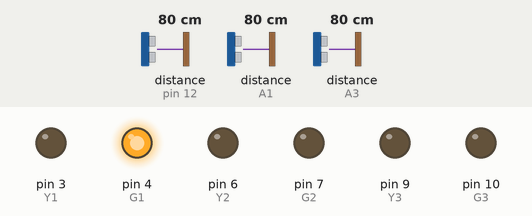
Recording of a sketch running on a simulated Arduino Uno, built with avr-gcc and run on an emulated ATmega328P. On the bench: output pins drawn as LEDs (lit = HIGH). Wiring (inferred from the names in the program): 3 × ultrasonic range finder: trigger pin 11, echo pin 12 / trigger A0, echo A1 / trigger A2, echo A3. Inputs (shaded band) come from the test bench; at power-on: distance to the obstacle (sensors on pin 12, A1, A3) 80 cm. The echo pulse lasts 58.3 µs per cm; pins used as bus, display or sensor lines are not drawn.

Above: at 0.1 s.
At 10.1 s:
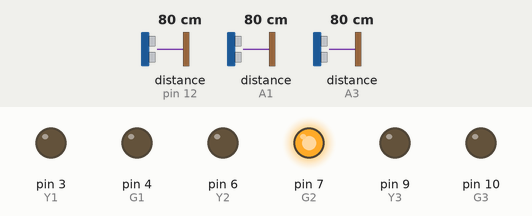
At 18.1 s:
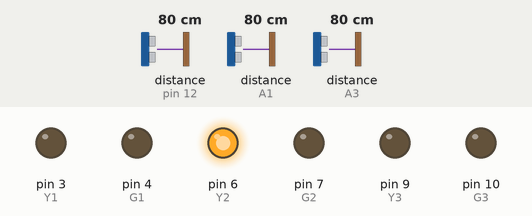
At 20.1 s:
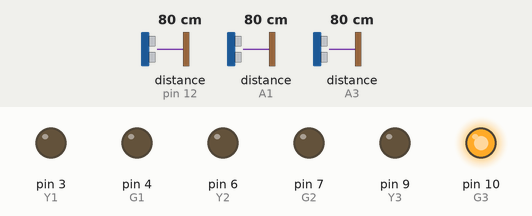
At 28.1 s:
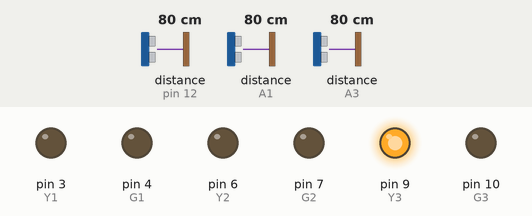
At 38.1 s:
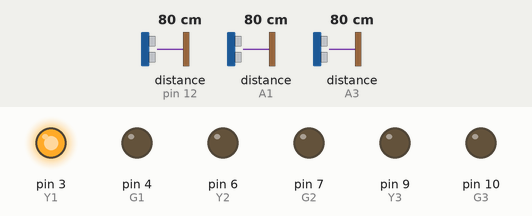
Timing chart, 0 to 39.6 s (numbered marks = the images above):
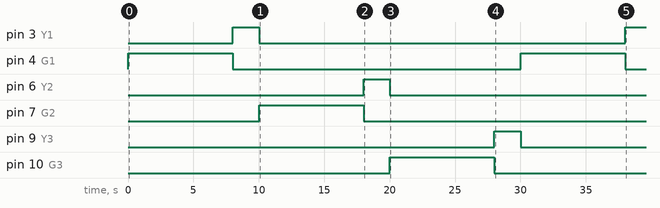

The sketch:

traffic_control_system.ino
```cpp
// Road LEDs
int R1 = 2;
int Y1 = 3;
int G1 = 4;

int R2 = 5;
int Y2 = 6;
int G2 = 7;

int R3 = 8;
int Y3 = 9;
int G3 = 10;

// Ultrasonic pins
int trig1 = 11;
int echo1 = 12;

int trig2 = A0;
int echo2 = A1;

int trig3 = A2;
int echo3 = A3;

long duration;
int distance;

int getDistance(int trig, int echo)
{
  digitalWrite(trig, LOW);
  delayMicroseconds(2);

  digitalWrite(trig, HIGH);
  delayMicroseconds(10);
  digitalWrite(trig, LOW);

  duration = pulseIn(echo, HIGH);

  distance = duration * 0.034 / 2;

  return distance;
}

void setup()
{
  pinMode(R1, OUTPUT);
  pinMode(Y1, OUTPUT);
  pinMode(G1, OUTPUT);

  pinMode(R2, OUTPUT);
  pinMode(Y2, OUTPUT);
  pinMode(G2, OUTPUT);

  pinMode(R3, OUTPUT);
  pinMode(Y3, OUTPUT);
  pinMode(G3, OUTPUT);

  pinMode(trig1, OUTPUT);
  pinMode(echo1, INPUT);

  pinMode(trig2, OUTPUT);
  pinMode(echo2, INPUT);

  pinMode(trig3, OUTPUT);
  pinMode(echo3, INPUT);

  Serial.begin(9600);
}

void loop()
{
  int d1 = getDistance(trig1, echo1);
  int d2 = getDistance(trig2, echo2);
  int d3 = getDistance(trig3, echo3);

  // SMART PRIORITY MODE
  if (d1 <= 20)
  {
    greenRoad1();
  }
  else if (d2 <= 20)
  {
    greenRoad2();
  }
  else if (d3 <= 20)
  {
    greenRoad3();
  }
  else
  {
    normalCycle();
  }
}

// FUNCTIONS

void greenRoad1()
{
  digitalWrite(G1, HIGH);
  digitalWrite(R2, HIGH);
  digitalWrite(R3, HIGH);
  delay(7000);

  digitalWrite(G1, LOW);
  digitalWrite(Y1, HIGH);
  delay(2000);
  digitalWrite(Y1, LOW);
}

void greenRoad2()
{
  digitalWrite(G2, HIGH);
  digitalWrite(R1, HIGH);
  digitalWrite(R3, HIGH);
  delay(7000);

  digitalWrite(G2, LOW);
  digitalWrite(Y2, HIGH);
  delay(2000);
  digitalWrite(Y2, LOW);
}

void greenRoad3()
{
  digitalWrite(G3, HIGH);
  digitalWrite(R1, HIGH);
  digitalWrite(R2, HIGH);
  delay(7000);

  digitalWrite(G3, LOW);
  digitalWrite(Y3, HIGH);
  delay(2000);
  digitalWrite(Y3, LOW);
}

void normalCycle()
{
  // ROAD 1
  digitalWrite(G1, HIGH);
  digitalWrite(R2, HIGH);
  digitalWrite(R3, HIGH);
  delay(8000);

  digitalWrite(G1, LOW);
  digitalWrite(Y1, HIGH);
  delay(2000);
  digitalWrite(Y1, LOW);
  digitalWrite(R1, HIGH);

  // ROAD 2
  digitalWrite(R2, LOW);
  digitalWrite(G2, HIGH);
  delay(8000);

  digitalWrite(G2, LOW);
  digitalWrite(Y2, HIGH);
  delay(2000);
  digitalWrite(Y2, LOW);
  digitalWrite(R2, HIGH);

  // ROAD 3
  digitalWrite(R3, LOW);
  digitalWrite(G3, HIGH);
  delay(8000);

  digitalWrite(G3, LOW);
  digitalWrite(Y3, HIGH);
  delay(2000);
  digitalWrite(Y3, LOW);
  digitalWrite(R3, HIGH);
}
```

Measured:
- by itself, pin 3 (Y1): LOW → HIGH at 8.0 s, → LOW 2.0 s later, → HIGH 28.0 s later
- by itself, pin 4 (G1): alternates HIGH for 8.0 s and LOW for 22.0 s
- by itself, pin 6 (Y2): LOW → HIGH at 18.0 s, → LOW 2.0 s later
- by itself, pin 7 (G2): LOW → HIGH at 10.0 s, → LOW 8.0 s later
- by itself, pin 9 (Y3): LOW → HIGH at 28.0 s, → LOW 2.0 s later
- by itself, pin 10 (G3): LOW → HIGH at 20.0 s, → LOW 8.0 s later
